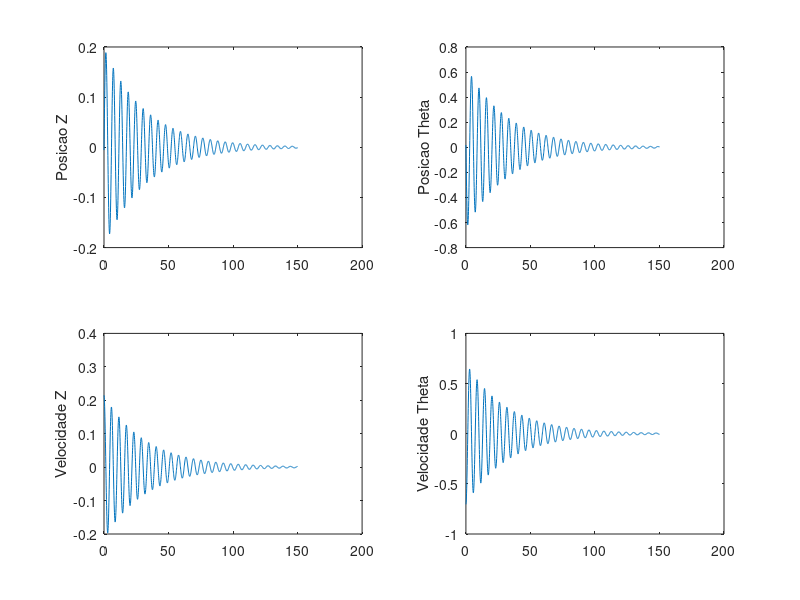

This chart was generated by the following MATLAB code: (Note: this script raises an error after producing the figure.)
clc
clear all
close all

%% EXERCICIO 04 - IMPLEMENTACAO DO MODELO DINAMICO
% Utilizacao do modelo desenvolvido em sala

m = 1000;               %[kg] massa do modelo
c = 1;                  %[m] corda
b = c/2;                %[m] semi-corda
a = -0.5;               %[-]
d = 0.1;                %[-]
Iee = 100;              %[m^4] Momento de Inercia
kf = 20;                %[] rigidez flexional
kt = 10;                 %[] rigidez torsional

A = [m -(a-d)*b*m;-(a-d)*b*m Iee] % matriz de inercia
E = [kf 0;0 kt]                   % matriz de rigidez

%% EXERCICIO 05 - FREQUENCIAS NATURAIS E COEFS. DE AMORTECIMENTO
% Definindo a matriz de amortecimento
lamb1 = 0.05;   %parametro de ajuste 1
lamb2 = 0.01;   %parametro de ajuste 2
C = lamb1*A + lamb2*E

% Definindo as componentes e a matriz para o problema de autovalores
phi_11 = zeros(2);
phi_12 = eye(2);
phi_21 = -inv(A)*E;
phi_22 = -inv(A)*C;
PHI = [phi_11 phi_12;phi_21 phi_22]

% Autovetores (q) e autovalores (lamb) para a matriz PHI
[q,lamb] = eig(PHI)

% coletando os coeficientes de amortecimento 
for np=1:length(lamb)
    zeta_j(np) = -real(lamb(np,np))/(norm(lamb(np,np)));
    omega_j(np) = real(lamb(np,np))/(-zeta_j(np));
end

% Mudanca da posicao e velocidade para algum modo

tempo = 0:0.1:150;

for modo = 1:4
% -zeta_j(1)*omega_j(1)+1i*omega_j(1)*sqrt(1-zeta_j(1)^2)
    for nt=1:length(tempo)
    z(nt) = q(1,modo)*exp(lamb(modo,modo)*tempo(nt));
    theta(nt) = q(2,modo)*exp(lamb(modo,modo)*tempo(nt));
    z_dot(nt) = q(3,modo)*exp(lamb(modo,modo)*tempo(nt));
    theta_dot(nt) = q(4,modo)*exp(lamb(modo,modo)*tempo(nt));
    end
    
    subplot(2,2,1)
    plot(tempo,z)
    ylabel('Posicao Z')
    hold on
    subplot(2,2,2)
    plot(tempo,theta)
    ylabel('Posicao Theta')
    hold on
    subplot(2,2,3)
    plot(tempo,z_dot)
    ylabel('Velocidade Z')
    hold on
    subplot(2,2,4)
    plot(tempo,theta_dot)
    ylabel('Velocidade Theta')
    hold on
    sgtitle("Resolucao Analitica")
end
%% EXERCICIO 6 - METODO DE EULER E PREVISOR/CORRETOR
% Condicoes iniciais para ambos os metodos
z0 = -0.7;        % posicao z inicial
zdot0 = -0.2;     % velocidade z inicial
theta0 = -0.5;     % posicao theta inicial
thetadot0 = 0.1;  % velocidade theta inicial
deltaT = 0.001;   % passo no tempo
Np = 150/deltaT;  % numero de iteracoes para 150 segundos

% Metodo de Euler
for ktt = 1:Np
    if ktt==1
        XDOT(:,ktt) = [zdot0;thetadot0];
        X(:,ktt) = [z0;theta0];
    else
        X2DOT(:,ktt) = inv(A)*(-C*XDOT(:,ktt-1)-E*X(:,ktt-1));
        XDOT(:,ktt) = XDOT(:,ktt-1) + X2DOT(:,ktt)*deltaT;
        X(:,ktt) = X(:,ktt-1) + XDOT(:,ktt-1)*deltaT;
    end
end
tempo_euler = deltaT:deltaT:150;
figure(2)
subplot(2,2,1)
plot(tempo_euler,X(1,:))
ylabel('Posicao Z')

subplot(2,2,2)
plot(tempo_euler,X(2,:))
ylabel('Posicao Theta')

subplot(2,2,3)
plot(tempo_euler,XDOT(1,:))
ylabel('Velocidade Z')

subplot(2,2,4)
plot(tempo_euler,XDOT(2,:))
ylabel('Velocidade Theta')
sgtitle("Metodo Euler")

%%
% Metodo Previsor/Corretor

for ktt = 1:Np
    if ktt==1
        XDOTc(:,ktt) = [zdot0;thetadot0];
        Xc(:,ktt) = [z0;theta0];
        % aceleracao inicial
        X2DOTc(:,ktt) = inv(A)*(-C*XDOTc(:,ktt)-E*Xc(:,ktt));
    else
        % previsao aceleracao, velocidade e posicao
        XPDOTc(:,ktt) = XDOTc(:,ktt-1) + X2DOTc(:,ktt-1)*deltaT;
        XPc(:,ktt) = Xc(:,ktt-1) + (XDOTc(:,ktt-1)+XPDOTc(:,ktt))*0.5*deltaT;
        X2PDOTc(:,ktt) = inv(A)*(-C*XPDOTc(:,ktt)-E*XPc(:,ktt));
        % correcao aceleracao, velocidade e posicao
        XDOTc(:,ktt) = XDOTc(:,ktt-1) + (X2DOTc(:,ktt-1)+X2PDOTc(:,ktt))*0.5*deltaT;
        Xc(:,ktt) = Xc(:,ktt-1) + (XDOTc(:,ktt-1)+XPDOTc(:,ktt))*0.5*deltaT;
        X2DOTc(:,ktt) = inv(A)*(-C*XDOTc(:,ktt)-E*Xc(:,ktt));
    end
    
end
figure(3)
subplot(2,2,1)
plot(tempo_euler,Xc(1,:))
ylabel('Posicao Z')

subplot(2,2,2)
plot(tempo_euler,Xc(2,:))
ylabel('Posicao Theta')

subplot(2,2,3)
plot(tempo_euler,XDOTc(1,:))
ylabel('Velocidade Z')

subplot(2,2,4)
plot(tempo_euler,XDOTc(2,:))
ylabel('Velocidade Theta')
sgtitle("Metodo Previsor/Corretor")

fprintf("Amortecimentos analiticos: ")
disp(zeta_j)
fprintf("Frequencias analiticas: ")
disp(omega_j)
%% Exercicio 7 - Obtencao 
% figure(4)
% 
% % USANDO METODO NUMERICO
% Fs = 1/max(tempo_euler);
% L = length(tempo_euler);
% Xomega = abs(fft(Xc(2,:)));
% 
% % ANALITICO
% % Fs = 1/max(tempo);
% % L = length(tempo);
% % Xomega = abs(fft(z(1,:)));
% 
% P2 = abs(Xomega/L);
% P1 = P2(:,1:L/2+1);
% P1(:,2:end-1) = 2*P1(:,2:end-1);
% omega = 2*pi*(0:(Fs/L):(Fs/2-Fs/L));
% plot(omega,P1(1,1:L/2),'LineWidth',1.5)
% ylabel("|X(w)|")
% 
% max(Xomega/(1*L))



